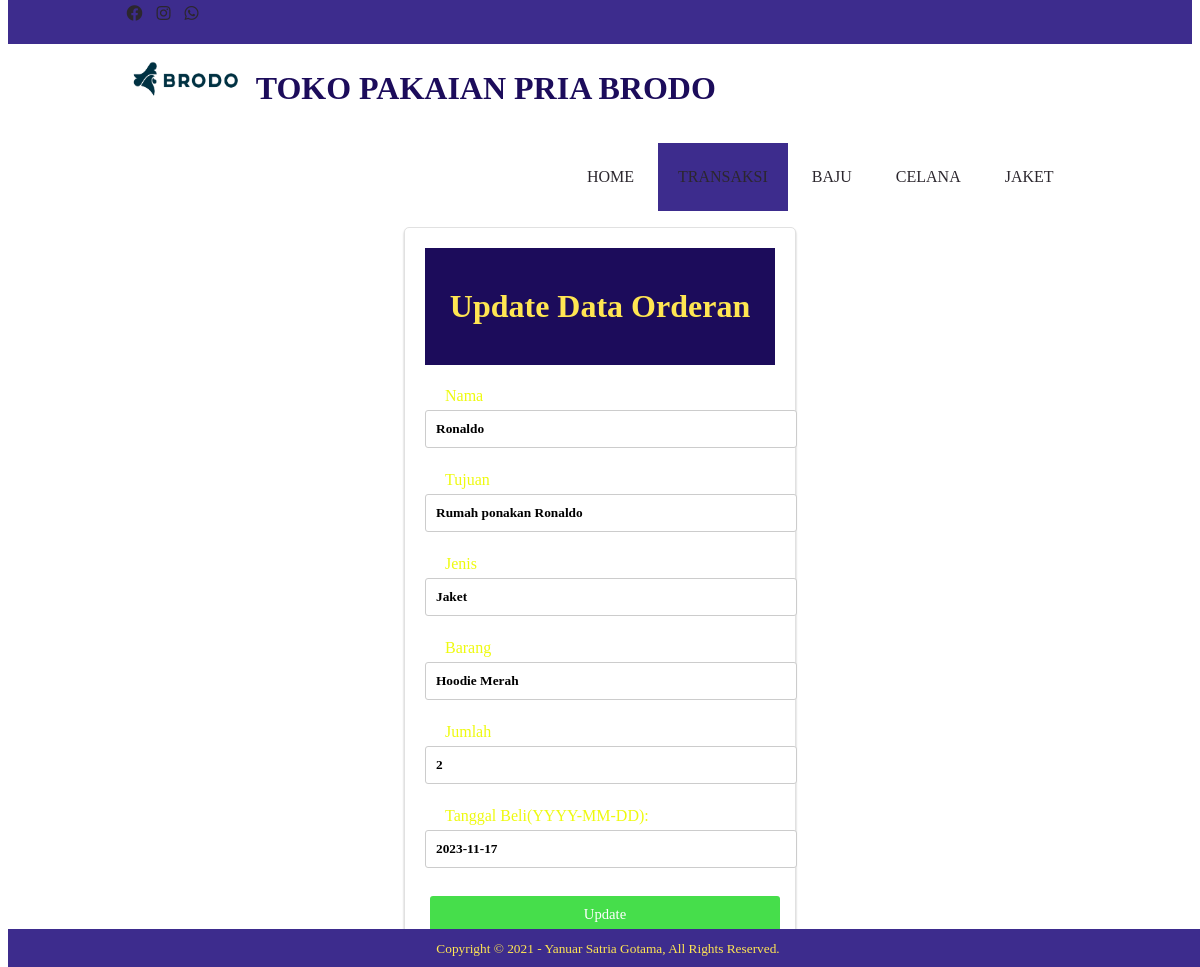
The app's page /update0.php?id=1 (signed in) with its own data.
### tables this page shows
CREATE TABLE `orderan` (
  `id` int(11) NOT NULL,
  `Nama` varchar(255) NOT NULL,
  `Tujuan` varchar(255) NOT NULL,
  `Jenis` varchar(255) NOT NULL,
  `Barang` varchar(255) NOT NULL,
  `Jumlah` int(11) NOT NULL,
  `Tanggal` date NOT NULL
);

### update0.php (the view, shortened to what this page needs)
<?php
require 'koneksi.php';
$id = $_GET["id"];
$read_sql = "SELECT * FROM orderan WHERE id = $id";
$result = mysqli_query($conn, $read_sql);
$orderan = [];
while ($row = mysqli_fetch_assoc($result)) {
    $orderan[] = $row;
}
$orderan = $orderan[0];
?>
<!DOCTYPE html>
<html lang="en">
<head>
    <link rel="stylesheet" href="style2.css">
    <link rel="stylesheet" href="style.css">
    <link rel="stylesheet" href="https://cdnjs.cloudflare.com/ajax/libs/font-awesome/5.15.4/css/all.min.css">
	<link rel="stylesheet" type="text/css" href="https://cdnjs.cloudflare.com/ajax/libs/font-awesome/5.15.3/css/all.min.css">
</head>
<body id="badan">
	<div class="medsos">
		<div class="container">
			<ul>
				<li><a href="#"><i class="fab fa-facebook"></i></a></li>
				<li><a href="#"><i class="fab fa-instagram"></i></a></li>
				<li><a href="#"><i class="fab fa-whatsapp"></i></a></li>
			</ul>
		</div>
	</div>
	<header>
		<div class="container">
			<div class="sticky">
            <h1><img src="brodo.png" alt="Brodo Logo" style="height: 40px; margin-right: 10px;">TOKO PAKAIAN PRIA BRODO</h1>
				<ul>
					<li><a href="index.php">HOME</a></li>
					<li class="active"><a href="index0.php">TRANSAKSI</a></li>
					<li><a href="index1.php">BAJU</a></li>
					<li><a href="index2.php">CELANA</a></li>
					<li><a href="index3.php">JAKET</a></li>
				</ul>
		</div>
	</header>
<body id="badan">
<div class="kotak_login">
    <h1 class="title">Update Data Orderan</h1>
    <form action="" method="post">
        <label for="nama">Nama</label><br>
        <input type="text" class="form_update" name="nama" id="nama" value="<?= $orderan["Nama"]; ?>"><br><br>
        <label for="tujuan">Tujuan</label><br>
        <input type="text" class="form_update" name="tujuan" id="tujuan" value="<?= $orderan["Tujuan"]; ?>"><br><br>
        <label for="jenis">Jenis</label><br>
        <input type="text" class="form_update" name="jenis" id="jenis" value="<?= $orderan["Jenis"]; ?>"><br><br>
        <label for="barang">Barang</label><br>
        <input type="text" class="form_update" name="barang" id="barang" value="<?= $orderan["Barang"]; ?>"><br><br>
        <label for="jumlah">Jumlah</label><br>
        <input type="number" class="form_update" name="jumlah" id="jumlah" value="<?= $orderan["Jumlah"]; ?>"><br><br>
        <label for="tanggal">Tanggal Beli(YYYY-MM-DD): </label>
        <input type="text" class="form_update" name="tanggal" id="tanggal" value="<?= $orderan["Tanggal"]; ?>"><br><br>
        <button type="submit" class="tombol_login" name="submit">Update</button>
    </form>
</div>
	<footer>
		<div class="container">
			<small> Copyright &copy; 2021 - Yanuar Satria Gotama, All Rights Reserved.</small>
		</div>
	</footer>
</body>
</html>

### style2.css (style rules this page uses)
* { padding: 0; margin-top: 0; font-family: "Times New Roman", Times, serif; }
a { text-decoration: none; }
h1.title { padding: 40px 0; text-align: center; color: #FFE652; background-color: #1C0C5B; }
.kotak_login { width: 350px; background-color: #916BBF; margin: 80px auto; padding: 30px 20px; }
label { padding: 10px 15px; color: #eefa0f; border: 0; border-radius: 10px; cursor: pointer; margin: 5px; }
.tombol_login { background: #46de4b; color: white; font-size: 11pt; width: 100%; border: none; border-radius: 3px; padding: 10px 20px; }
.form_update { color: black; border: 0; border-radius: 10px; cursor: pointer; margin: 5px; padding: 15px 60px; font-weight: 700; margin-bottom: 20px; background-color: #ffffff; }

### style.css (style rules this page uses)
* { padding: 0; margin-top: 0; font-family: "Times New Roman", Times, serif; }
a { color: #2C272E; text-decoration: none; }
img { width: 20%; height: auto; }
div.sticky { position: -webkit-sticky; position: sticky; top: 0; }
.medsos { padding: 5px 0; background-color: #3D2C8D; }
.medsos ul li { display: inline-block; color: white; margin-right: 10px; }
.container { width: 80%; margin: 0 auto; }
.container:after { content: " "; display: block; clear: both; }
header h1 { float: left; padding: 15px 0px; color: #1C0C5B; }
header ul { float: right; }
header ul li { display: inline-block; }
header ul li a { padding: 25px 20px; display: inline-block; }
.active { background-color: #3D2C8D; color: #fff; }
h1.title { padding: 40px 0; text-align: center; color: #FFE652; background-color: #1C0C5B; }
footer { padding: 30px 0; color: #FFE652; background-color: #3D2C8D; text-align: center; padding: 10px 0; position: absolute; bottom: 0; width: 100%; }
button { padding: 10px 15px; color: #eefa0f; border: 0; border-radius: 10px; cursor: pointer; margin: 5px; }
.kotak_login { margin: 0 auto; padding: 20px; background-color: #fff; border: 1px solid #e1e1e1; border-radius: 5px; box-shadow: 0 2px 2px rgba(0, 0, 0, 0.3); }
.form_update { width: 100%; padding: 10px; margin: 5px 0; border: 1px solid #ccc; border-radius: 3px; }
label { padding: 10px 15px; color: #eefa0f; border: 0; border-radius: 10px; cursor: pointer; margin: 5px; }
.tombol_login { background: #46de4b; color: white; font-size: 11pt; width: 100%; border: none; border-radius: 3px; padding: 10px 20px; }

### records on screen
orderan: nama "Ronaldo", tujuan "Rumah ponakan Ronaldo", jenis "Jaket", barang "Hoodie Merah", jumlah "2", tanggal "2023-11-17"
